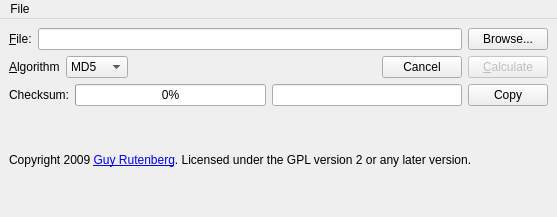
<?xml version="1.0" encoding="UTF-8"?>
<ui version="4.0">
 <class>MainWindow</class>
 <widget class="QMainWindow" name="MainWindow">
  <property name="geometry">
   <rect>
    <x>0</x>
    <y>0</y>
    <width>557</width>
    <height>217</height>
   </rect>
  </property>
  <property name="acceptDrops">
   <bool>true</bool>
  </property>
  <property name="windowTitle">
   <string>Hash Puppy 0.2</string>
  </property>
  <widget class="QWidget" name="centralwidget">
   <layout class="QVBoxLayout" name="verticalLayout">
    <item>
     <layout class="QHBoxLayout" name="horizontalLayout">
      <item>
       <widget class="QLabel" name="label">
        <property name="text">
         <string>&amp;File:</string>
        </property>
        <property name="buddy">
         <cstring>fileEdit</cstring>
        </property>
       </widget>
      </item>
      <item>
       <widget class="QLineEdit" name="fileEdit"/>
      </item>
      <item>
       <widget class="QPushButton" name="browseButton">
        <property name="text">
         <string>Browse...</string>
        </property>
       </widget>
      </item>
     </layout>
    </item>
    <item>
     <layout class="QHBoxLayout" name="horizontalLayout_2">
      <item>
       <widget class="QLabel" name="label_2">
        <property name="text">
         <string>&amp;Algorithm</string>
        </property>
        <property name="buddy">
         <cstring>hashSelector</cstring>
        </property>
       </widget>
      </item>
      <item>
       <widget class="QComboBox" name="hashSelector">
        <property name="currentIndex">
         <number>1</number>
        </property>
        <item>
         <property name="text">
          <string>MD4</string>
         </property>
        </item>
        <item>
         <property name="text">
          <string>MD5</string>
         </property>
        </item>
        <item>
         <property name="text">
          <string>SHA1</string>
         </property>
        </item>
       </widget>
      </item>
      <item>
       <spacer name="horizontalSpacer">
        <property name="orientation">
         <enum>Qt::Horizontal</enum>
        </property>
        <property name="sizeHint" stdset="0">
         <size>
          <width>40</width>
          <height>20</height>
         </size>
        </property>
       </spacer>
      </item>
      <item>
       <widget class="QPushButton" name="cancelButton">
        <property name="enabled">
         <bool>true</bool>
        </property>
        <property name="text">
         <string>Cancel</string>
        </property>
       </widget>
      </item>
      <item>
       <widget class="QPushButton" name="calculateButton">
        <property name="enabled">
         <bool>false</bool>
        </property>
        <property name="text">
         <string>&amp;Calculate</string>
        </property>
       </widget>
      </item>
     </layout>
    </item>
    <item>
     <layout class="QHBoxLayout" name="horizontalLayout_3">
      <item>
       <widget class="QLabel" name="label_3">
        <property name="text">
         <string>Checksum:</string>
        </property>
       </widget>
      </item>
      <item>
       <widget class="QProgressBar" name="progressBar">
        <property name="enabled">
         <bool>true</bool>
        </property>
        <property name="value">
         <number>0</number>
        </property>
        <property name="orientation">
         <enum>Qt::Horizontal</enum>
        </property>
        <property name="invertedAppearance">
         <bool>false</bool>
        </property>
       </widget>
      </item>
      <item>
       <widget class="QLineEdit" name="checksumEdit">
        <property name="enabled">
         <bool>true</bool>
        </property>
        <property name="readOnly">
         <bool>true</bool>
        </property>
       </widget>
      </item>
      <item>
       <widget class="QPushButton" name="copyButton">
        <property name="text">
         <string>Copy</string>
        </property>
       </widget>
      </item>
     </layout>
    </item>
    <item>
     <layout class="QHBoxLayout" name="horizontalLayout_4">
      <item>
       <widget class="QLabel" name="label_4">
        <property name="text">
         <string>&lt;!DOCTYPE HTML PUBLIC &quot;-//W3C//DTD HTML 4.0//EN&quot; &quot;http://www.w3.org/TR/REC-html40/strict.dtd&quot;&gt;
&lt;html&gt;&lt;head&gt;&lt;meta name=&quot;qrichtext&quot; content=&quot;1&quot; /&gt;&lt;style type=&quot;text/css&quot;&gt;
p, li { white-space: pre-wrap; }
&lt;/style&gt;&lt;/head&gt;&lt;body style=&quot; font-family:'Sans Serif'; font-size:9pt; font-weight:400; font-style:normal;&quot;&gt;
&lt;p style=&quot; margin-top:0px; margin-bottom:0px; margin-left:0px; margin-right:0px; -qt-block-indent:0; text-indent:0px;&quot;&gt;Copyright 2009 &lt;a href=&quot;http://www.guyrutenberg.com/&quot;&gt;&lt;span style=&quot; text-decoration: underline; color:#0000ff;&quot;&gt;Guy Rutenberg&lt;/span&gt;&lt;/a&gt;. Licensed under the GPL version 2 or any later version.&lt;/p&gt;&lt;/body&gt;&lt;/html&gt;</string>
        </property>
       </widget>
      </item>
     </layout>
    </item>
   </layout>
  </widget>
  <widget class="QMenuBar" name="menubar">
   <property name="enabled">
    <bool>true</bool>
   </property>
   <property name="geometry">
    <rect>
     <x>0</x>
     <y>0</y>
     <width>557</width>
     <height>29</height>
    </rect>
   </property>
   <widget class="QMenu" name="menuFile">
    <property name="title">
     <string>File</string>
    </property>
    <addaction name="actionOpen"/>
    <addaction name="actionExit"/>
   </widget>
   <addaction name="menuFile"/>
  </widget>
  <action name="actionOpen">
   <property name="text">
    <string>Open...</string>
   </property>
  </action>
  <action name="actionExit">
   <property name="text">
    <string>Exit</string>
   </property>
  </action>
 </widget>
 <resources/>
 <connections>
  <connection>
   <sender>actionOpen</sender>
   <signal>activated()</signal>
   <receiver>browseButton</receiver>
   <slot>click()</slot>
   <hints>
    <hint type="sourcelabel">
     <x>-1</x>
     <y>-1</y>
    </hint>
    <hint type="destinationlabel">
     <x>546</x>
     <y>70</y>
    </hint>
   </hints>
  </connection>
  <connection>
   <sender>actionExit</sender>
   <signal>activated()</signal>
   <receiver>MainWindow</receiver>
   <slot>close()</slot>
   <hints>
    <hint type="sourcelabel">
     <x>-1</x>
     <y>-1</y>
    </hint>
    <hint type="destinationlabel">
     <x>254</x>
     <y>108</y>
    </hint>
   </hints>
  </connection>
  <connection>
   <sender>calculateButton</sender>
   <signal>clicked()</signal>
   <receiver>cancelButton</receiver>
   <slot>show()</slot>
   <hints>
    <hint type="sourcelabel">
     <x>511</x>
     <y>106</y>
    </hint>
    <hint type="destinationlabel">
     <x>441</x>
     <y>100</y>
    </hint>
   </hints>
  </connection>
  <connection>
   <sender>calculateButton</sender>
   <signal>clicked()</signal>
   <receiver>calculateButton</receiver>
   <slot>hide()</slot>
   <hints>
    <hint type="sourcelabel">
     <x>543</x>
     <y>102</y>
    </hint>
    <hint type="destinationlabel">
     <x>531</x>
     <y>104</y>
    </hint>
   </hints>
  </connection>
  <connection>
   <sender>cancelButton</sender>
   <signal>clicked()</signal>
   <receiver>calculateButton</receiver>
   <slot>show()</slot>
   <hints>
    <hint type="sourcelabel">
     <x>402</x>
     <y>101</y>
    </hint>
    <hint type="destinationlabel">
     <x>504</x>
     <y>100</y>
    </hint>
   </hints>
  </connection>
  <connection>
   <sender>cancelButton</sender>
   <signal>clicked()</signal>
   <receiver>cancelButton</receiver>
   <slot>hide()</slot>
   <hints>
    <hint type="sourcelabel">
     <x>393</x>
     <y>95</y>
    </hint>
    <hint type="destinationlabel">
     <x>402</x>
     <y>107</y>
    </hint>
   </hints>
  </connection>
  <connection>
   <sender>cancelButton</sender>
   <signal>clicked()</signal>
   <receiver>progressBar</receiver>
   <slot>hide()</slot>
   <hints>
    <hint type="sourcelabel">
     <x>450</x>
     <y>113</y>
    </hint>
    <hint type="destinationlabel">
     <x>221</x>
     <y>135</y>
    </hint>
   </hints>
  </connection>
  <connection>
   <sender>cancelButton</sender>
   <signal>clicked()</signal>
   <receiver>checksumEdit</receiver>
   <slot>show()</slot>
   <hints>
    <hint type="sourcelabel">
     <x>457</x>
     <y>114</y>
    </hint>
    <hint type="destinationlabel">
     <x>299</x>
     <y>142</y>
    </hint>
   </hints>
  </connection>
  <connection>
   <sender>calculateButton</sender>
   <signal>clicked()</signal>
   <receiver>checksumEdit</receiver>
   <slot>hide()</slot>
   <hints>
    <hint type="sourcelabel">
     <x>505</x>
     <y>103</y>
    </hint>
    <hint type="destinationlabel">
     <x>434</x>
     <y>140</y>
    </hint>
   </hints>
  </connection>
  <connection>
   <sender>calculateButton</sender>
   <signal>clicked()</signal>
   <receiver>progressBar</receiver>
   <slot>show()</slot>
   <hints>
    <hint type="sourcelabel">
     <x>480</x>
     <y>109</y>
    </hint>
    <hint type="destinationlabel">
     <x>189</x>
     <y>144</y>
    </hint>
   </hints>
  </connection>
 </connections>
</ui>
